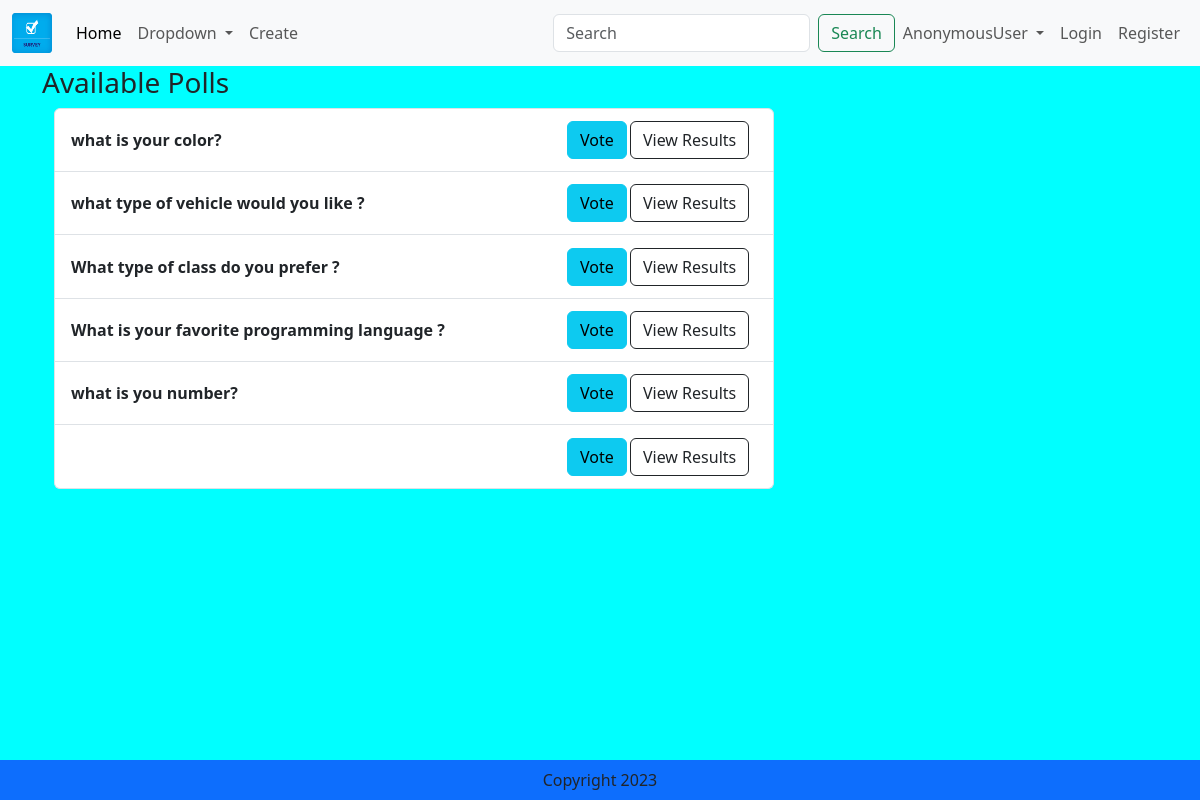
The page / on the database its author committed.
### app/models.py (models this page shows, shortened)
class Entity(models.Model):
    question =  models.TextField()
    rate_question = models.TextField(max_length=50, default="")

### app/views.py (the view)
# urls.py: 2. Add a URL to urlpatterns:  path('', views.home, name='home')
def home(request):
    question = Entity.objects.all()
    context = {'question': question}
    return render(request,'home.html',context)

### templates/home.html
{% extends 'base.html' %}
{% load static %}
{% block main-content %}
<div class="container ">
    <div class="col-lg-8 col-lg-offset-2 ">
            <h3 class="panel-title">Available Polls</h3>
            <div class="container ">
                <ul class="list-group">
                    {% for question in question  %}
                    <li class="list-group-item d-flex justify-content-between align-items-center">
                        <strong>{{question.question}}</strong>
                        <span class="badge badge-primary badge-pill">
                            <a href="{% url 'vote' question.id %}" class="btn btn-info btn-xs">Vote</a>
                            <a href="{% url 'result' question.id %}" class="btn btn-default btn-outline-dark btn-xs">View Results</a>
                        </span>
                    </li>
                    {% endfor %}
                </ul>
            </div>
    </div>
</div>
{% endblock main-content %}

### static/style.css (style rules this page uses)
body { background-color: aqua; }

### rows shown on the page
Entity: question "what is your color?"
Entity: question "what type of vehicle would you like ?"
Entity: question "What type of class do you prefer ?"
Entity: question "What is your favorite programming language ?"
Entity: question "what is you number?"

### other values the page prints
{{ request.user }} "AnonymousUser"
